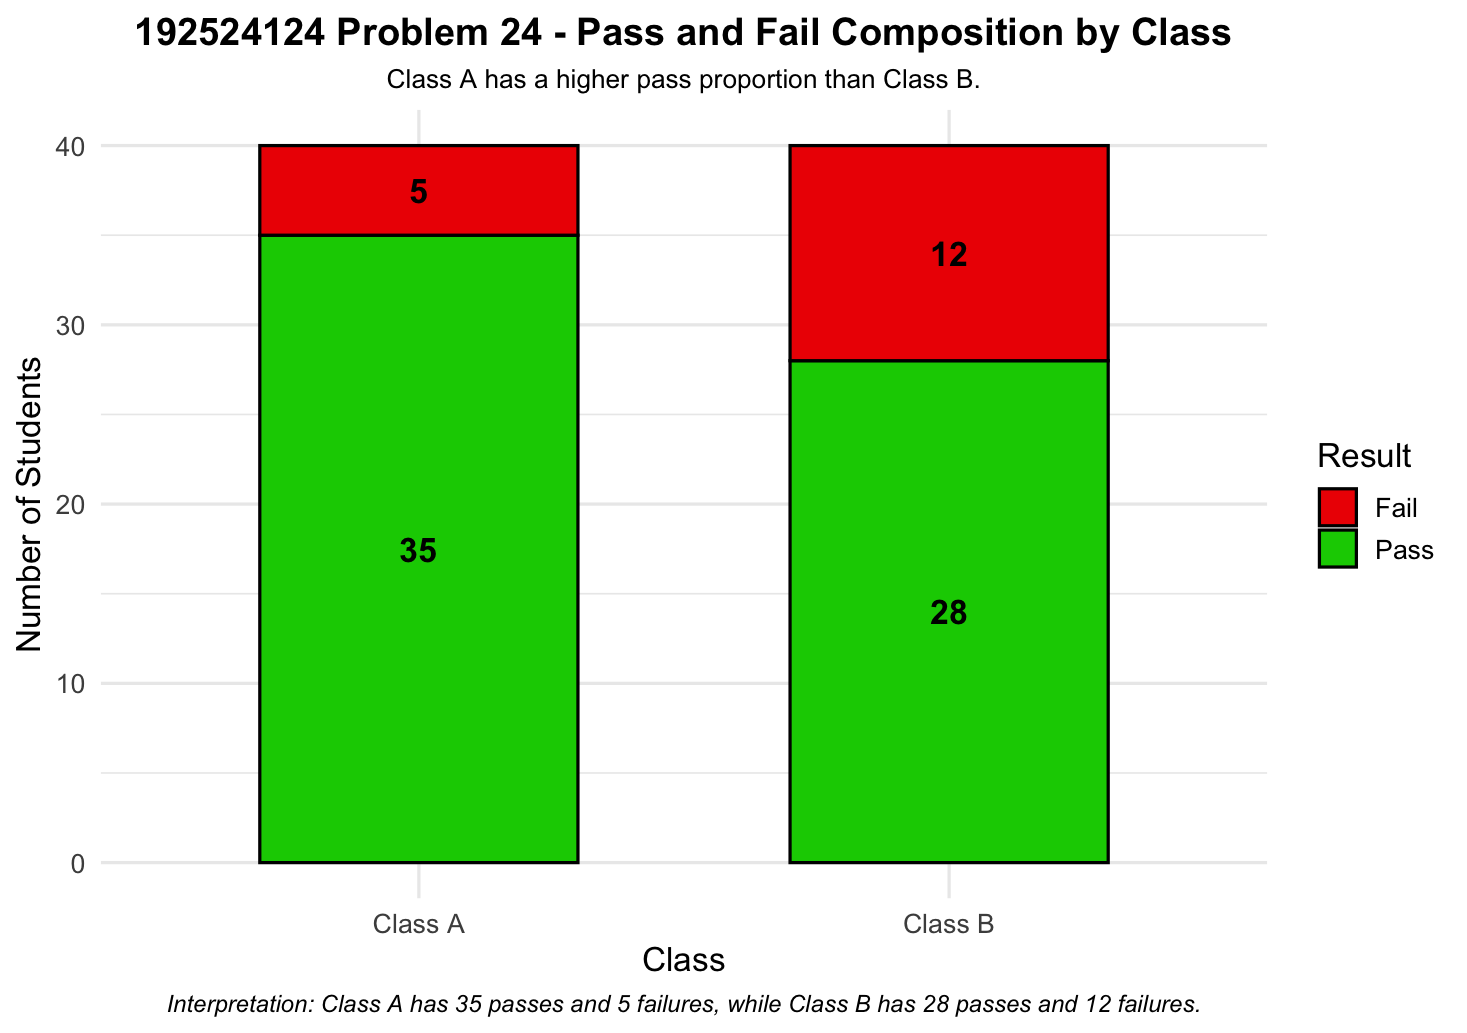

Generate this figure with R:
# Problem 24 - Stacked Bar Chart

library(ggplot2)

results <- data.frame(
  Class = c(
    "Class A", "Class A",
    "Class B", "Class B"
  ),
  Result = c(
    "Pass", "Fail",
    "Pass", "Fail"
  ),
  Students = c(
    35, 5,
    28, 12
  )
)

ggplot(
  results,
  aes(
    x = Class,
    y = Students,
    fill = Result
  )
) +
  geom_bar(
    stat = "identity",
    color = "black",
    width = 0.6
  ) +
  geom_text(
    aes(
      label = Students
    ),
    position = position_stack(vjust = 0.5),
    fontface = "bold",
    size = 5
  ) +
  labs(
    title = "192524124 Problem 24 - Pass and Fail Composition by Class",
    subtitle = "Class A has a higher pass proportion than Class B.",
    x = "Class",
    y = "Number of Students",
    fill = "Result",
    caption = "Interpretation: Class A has 35 passes and 5 failures, while Class B has 28 passes and 12 failures."
  ) +
  scale_fill_manual(
    values = c(
      "Pass" = "green3",
      "Fail" = "red2"
    )
  ) +
  theme_minimal(base_size = 14) +
  theme(
    plot.title = element_text(
      hjust = 0.5,
      face = "bold",
      size = 16
    ),
    plot.subtitle = element_text(
      hjust = 0.5,
      size = 11
    ),
    plot.caption = element_text(
      hjust = 0.5,
      face = "italic",
      size = 10
    )
  )
